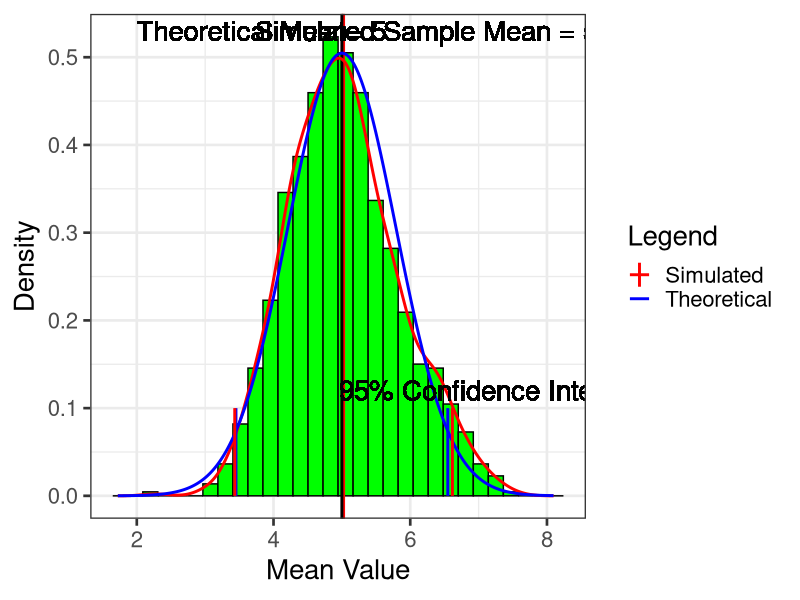
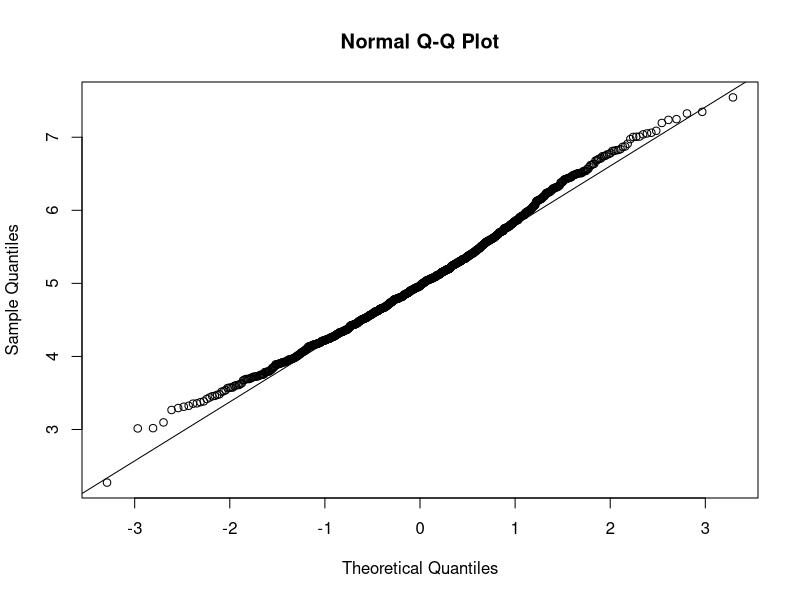

These figures' R source, in order:
## ---- chunk 1
library(ggplot2)
set.seed(9527)
nsamples<-40
nsim<-1000
lambda<-0.2
## ---- chunk 2
sim_data<-matrix(data=0,nrow=nsim,ncol=nsamples)
for (i in 1:nsim)
        sim_data[i,]<-rexp(nsamples,lambda)
exp_mean<-apply(sim_data,1,mean)
## ---- chunk 3
sample_mean<-mean(exp_mean)
theoretical_mean<-1/lambda
mean_text<-paste(paste("Simulated Mean is",round(sample_mean,3)),paste("Comparing to Theoretical Mean",round(theoretical_mean,3)))
mean_text
## ---- chunk 4
sample_sd<-sd(exp_mean)
theoretical_sd<-1/lambda/sqrt(nsamples)
mean_var<-paste(paste("Simulated Var is",round(sample_sd^2,3)),paste("Comparing to Theoretical Var",round(theoretical_sd^2,3)))
mean_var
## ---- chunk 5
conf_sim<-sample_mean+c(-1,1)*qnorm(0.975,0,sample_sd)
conf_the<-theoretical_mean+c(-1,1)*qnorm(0.975,0,theoretical_sd)
conf_text_low<-paste(paste("Simulated 95% Confidence Interval Lower Bound is",round(conf_sim,3)[1]),
                 paste("Comparing to Theoretical 95% Confidence Interval Lower Bound",round(conf_the,3)[1]))
conf_text_high<-paste(paste("Simulated 95% Confidence Interval Upper Bound is",round(conf_sim,3)[2]),
                     paste("Comparing to Theoretical 95% Confidence Interval Upper Bound",round(conf_the,3)[2]))
conf_text_low
conf_text_high
## ---- chunk 6
density_f<-density(exp_mean)
sample <- seq(min(density_f$x), max(density_f$x), length=length(exp_mean))
sim_density<-approx(density_f$x,density_f$y,sample)
theoretical_density <- dnorm(sample, mean=1/lambda, sd=(1/lambda/sqrt(nsamples)))
plotdata<-data.frame(sim=exp_mean)
plotdata$x<-sample
plotdata$sim_y<-sim_density$y
plotdata$the_y<-theoretical_density
## ---- chunk 7
figure<-ggplot(plotdata)
figure<-figure+geom_histogram(aes(x=sim,y=..density..), bins=30, colour="black",fill = "green")
figure<-figure+geom_vline(aes(xintercept = mean(sim),colour="sim"),size=1,linetype=1)
figure<-figure+geom_text(aes(x=mean(sim)+1.6,label=paste("Simulated Sample Mean =",round(mean(sim),3))),y=0.53,size=7)
figure<-figure+geom_vline(xintercept = 5, aes(colour="the"),size=1,linetype=1)
figure<-figure+geom_text(aes(x=mean(sim)-1.2),label="Theoretical Mean= 5",y=0.53,size=7)
figure<-figure+geom_line(aes(x=x,y=sim_y,color='sim'),linetype=1,size=1)
figure<-figure+geom_line(aes(x=x,y=the_y,color='the'),linetype=1,size=1)
figure<-figure+scale_colour_manual(name="Legend",values=c("sim"="red", "the"="blue"),labels=c("Simulated","Theoretical"))
figure<-figure+theme_bw(base_size = 20)+xlab("Mean Value")+ylab('Density')
figure<-figure+annotate("segment", x = conf_the[1], xend = conf_the[1], y = 0, yend = 0.1,
                        colour = "blue",size=1)
figure<-figure+annotate("segment", x = conf_the[2], xend = conf_the[2], y = 0, yend = 0.1,
                        colour = "blue",size=1)
figure<-figure+annotate("segment", x = conf_sim[1], xend = conf_sim[1], y = 0, yend = 0.1,
                        colour = "red",size=1)
figure<-figure+annotate("segment", x = conf_sim[2], xend = conf_sim[2], y = 0, yend = 0.1,
                        colour = "red",size=1)
figure<-figure+geom_text(x = conf_sim[2]+1.1,y=0.12,size=7,label="95% Confidence Interval 1.96S")
print(figure)
## ---- chunk 8
qqnorm(exp_mean)
qqline(exp_mean)

